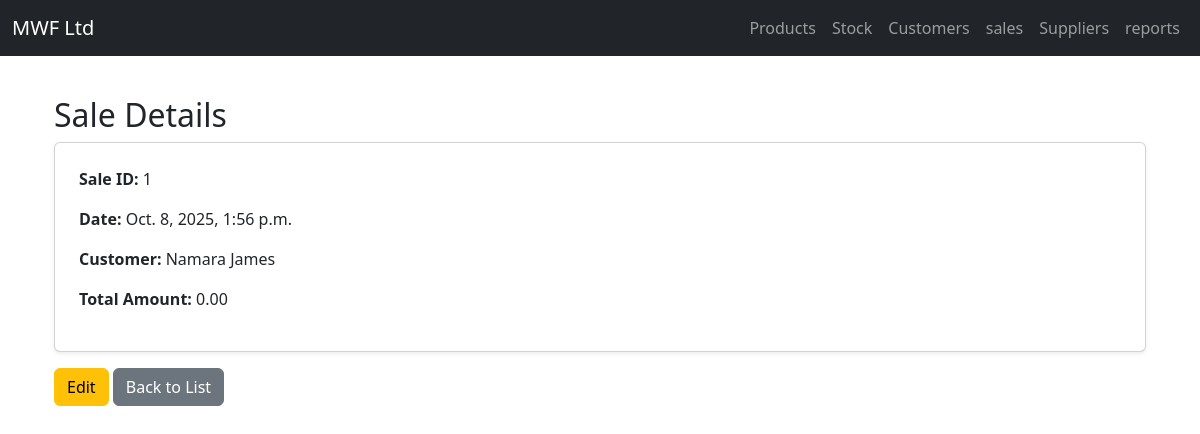
The app's page /sales/1/ with its own data.
### sales/models.py (models this page shows, shortened)
class Sale(models.Model):
    PAYMENT_CHOICES = [
        ('cash', 'Cash'),
        ('cheque', 'Cheque'),
        ('overdraft', 'Bank Overdraft'),
    ]
    customer = models.ForeignKey(Customer, on_delete=models.SET_NULL, null=True)
    sales_agent = models.ForeignKey(settings.AUTH_USER_MODEL, on_delete=models.SET_NULL, null=True)
    date = models.DateTimeField(auto_now_add=True)
    total_amount = models.DecimalField(max_digits=12, decimal_places=2)
    transport_included = models.BooleanField(default=False)
    transport_charge = models.DecimalField(max_digits=10, decimal_places=2, default=0.00)
    payment_type = models.CharField(max_length=20, choices=PAYMENT_CHOICES)
    final_amount_paid = models.DecimalField(max_digits=12, decimal_places=2)
    receipt_number = models.CharField(max_length=50, unique=True)

### customers/models.py (models this page shows)
class Customer(models.Model):
    name = models.CharField(max_length=100)
    company_name = models.CharField(max_length=100, blank=True)
    phone = models.CharField(max_length=20)
    email = models.EmailField(blank=True)
    address = models.TextField()
    created_at = models.DateField(auto_now_add=True)
    def __str__(self):
        return self.name

### sales/views.py (the view)
# urls.py: path('<int:pk>/', views.sale_detail, name='sale_detail'),
def sale_detail(request, pk):
    sales= get_object_or_404(Sale, pk=pk)
    return render(request, 'sale_detail.html', {'sale': sales})

### sales/templates/sale_detail.html
{% extends 'base.html' %}
{% block content %}
<div class="container mt-4">
    <h2>Sale Details</h2>
    <div class="card shadow-sm p-4">
        <p><strong>Sale ID:</strong> {{ sale.id }}</p>
        <p><strong>Date:</strong> {{ sale.date }}</p>
        <p><strong>Customer:</strong> {{ sale.customer }}</p>
        <p><strong>Total Amount:</strong> {{ sale.total_amount }}</p>
    </div>
    <div class="mt-3">
        <a href="" class="btn btn-warning">Edit</a>
        <a href="{% url 'sale_list' %}" class="btn btn-secondary">Back to List</a>
    </div>
</div>
{% endblock %}

### records on screen
Sale: id "1", date "Oct. 8, 2025, 1:56 p.m.", customer "Namara James", total_amount "0.00"
